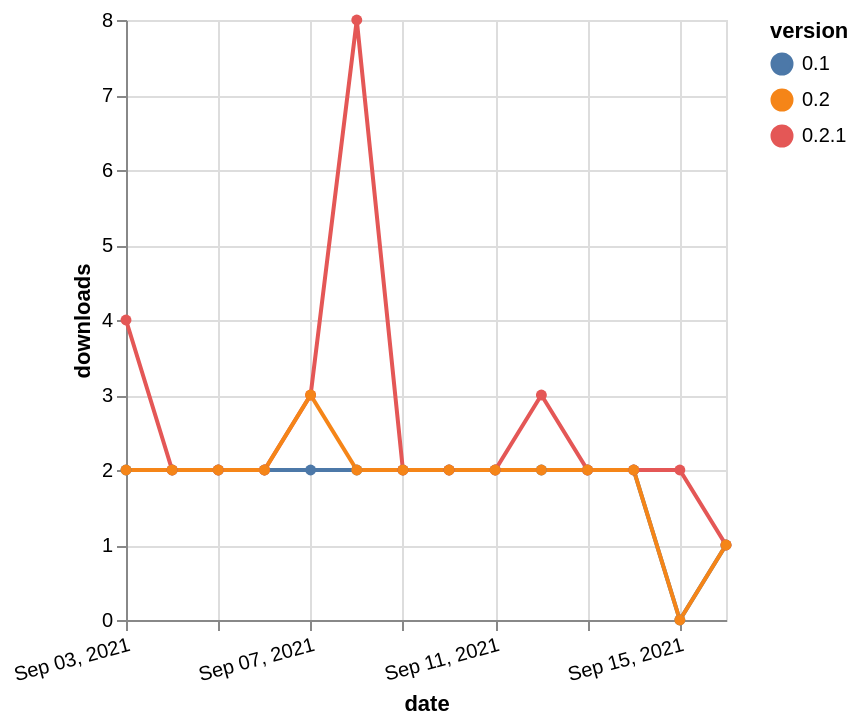

Specify this chart in Vega-Lite:
### Vega-Lite specification from a JSON file in a GitHub repository (floating-point values rounded to 4 significant figures)
{"$schema": "https://vega.github.io/schema/vega-lite/v5.json", "description": "A simple bar chart with embedded data.", "data": {"values": [{"date": "2021-09-03", "total": 2678, "delta": 2, "version": "0.1"}, {"date": "2021-09-04", "total": 2680, "delta": 2, "version": "0.1"}, {"date": "2021-09-05", "total": 2682, "delta": 2, "version": "0.1"}, {"date": "2021-09-06", "total": 2684, "delta": 2, "version": "0.1"}, {"date": "2021-09-07", "total": 2686, "delta": 2, "version": "0.1"}, {"date": "2021-09-08", "total": 2688, "delta": 2, "version": "0.1"}, {"date": "2021-09-09", "total": 2690, "delta": 2, "version": "0.1"}, {"date": "2021-09-10", "total": 2692, "delta": 2, "version": "0.1"}, {"date": "2021-09-11", "total": 2694, "delta": 2, "version": "0.1"}, {"date": "2021-09-12", "total": 2696, "delta": 2, "version": "0.1"}, {"date": "2021-09-13", "total": 2698, "delta": 2, "version": "0.1"}, {"date": "2021-09-14", "total": 2700, "delta": 2, "version": "0.1"}, {"date": "2021-09-15", "total": 2700, "delta": 0, "version": "0.1"}, {"date": "2021-09-16", "total": 2701, "delta": 1, "version": "0.1"}, {"date": "2021-09-03", "total": 3855, "delta": 4, "version": "0.2.1"}, {"date": "2021-09-04", "total": 3857, "delta": 2, "version": "0.2.1"}, {"date": "2021-09-05", "total": 3859, "delta": 2, "version": "0.2.1"}, {"date": "2021-09-06", "total": 3861, "delta": 2, "version": "0.2.1"}, {"date": "2021-09-07", "total": 3864, "delta": 3, "version": "0.2.1"}, {"date": "2021-09-08", "total": 3872, "delta": 8, "version": "0.2.1"}, {"date": "2021-09-09", "total": 3874, "delta": 2, "version": "0.2.1"}, {"date": "2021-09-10", "total": 3876, "delta": 2, "version": "0.2.1"}, {"date": "2021-09-11", "total": 3878, "delta": 2, "version": "0.2.1"}, {"date": "2021-09-12", "total": 3881, "delta": 3, "version": "0.2.1"}, {"date": "2021-09-13", "total": 3883, "delta": 2, "version": "0.2.1"}, {"date": "2021-09-14", "total": 3885, "delta": 2, "version": "0.2.1"}, {"date": "2021-09-15", "total": 3887, "delta": 2, "version": "0.2.1"}, {"date": "2021-09-16", "total": 3888, "delta": 1, "version": "0.2.1"}, {"date": "2021-09-03", "total": 2661, "delta": 2, "version": "0.2"}, {"date": "2021-09-04", "total": 2663, "delta": 2, "version": "0.2"}, {"date": "2021-09-05", "total": 2665, "delta": 2, "version": "0.2"}, {"date": "2021-09-06", "total": 2667, "delta": 2, "version": "0.2"}, {"date": "2021-09-07", "total": 2670, "delta": 3, "version": "0.2"}, {"date": "2021-09-08", "total": 2672, "delta": 2, "version": "0.2"}, {"date": "2021-09-09", "total": 2674, "delta": 2, "version": "0.2"}, {"date": "2021-09-10", "total": 2676, "delta": 2, "version": "0.2"}, {"date": "2021-09-11", "total": 2678, "delta": 2, "version": "0.2"}, {"date": "2021-09-12", "total": 2680, "delta": 2, "version": "0.2"}, {"date": "2021-09-13", "total": 2682, "delta": 2, "version": "0.2"}, {"date": "2021-09-14", "total": 2684, "delta": 2, "version": "0.2"}, {"date": "2021-09-15", "total": 2684, "delta": 0, "version": "0.2"}, {"date": "2021-09-16", "total": 2685, "delta": 1, "version": "0.2"}]}, "width": "container", "mark": {"type": "line", "point": {"filled": true}}, "encoding": {"x": {"field": "date", "type": "temporal", "timeUnit": "yearmonthdate", "title": "date", "axis": {"labelAngle": -15}}, "y": {"field": "delta", "type": "quantitative", "title": "downloads"}, "color": {"field": "version", "type": "nominal"}, "tooltip": {"field": "delta"}}}
